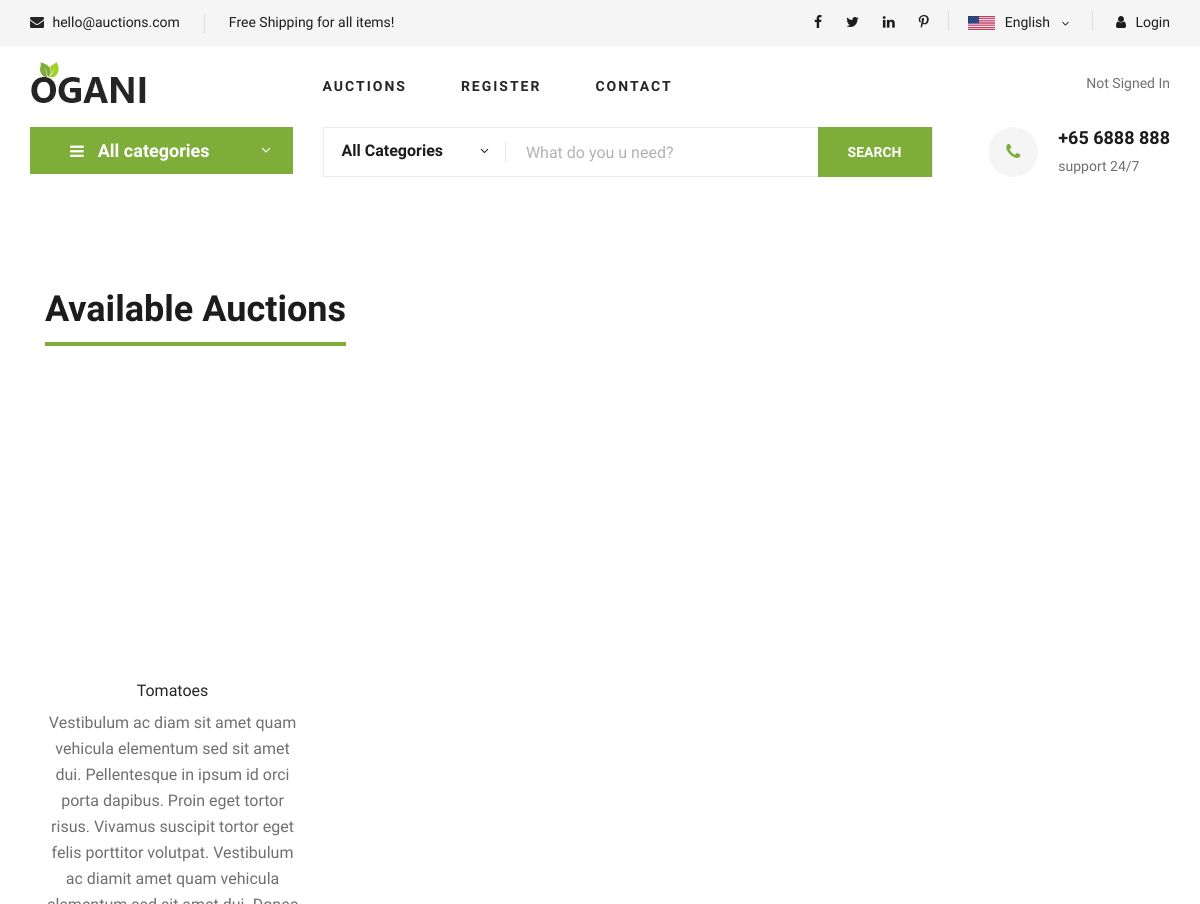
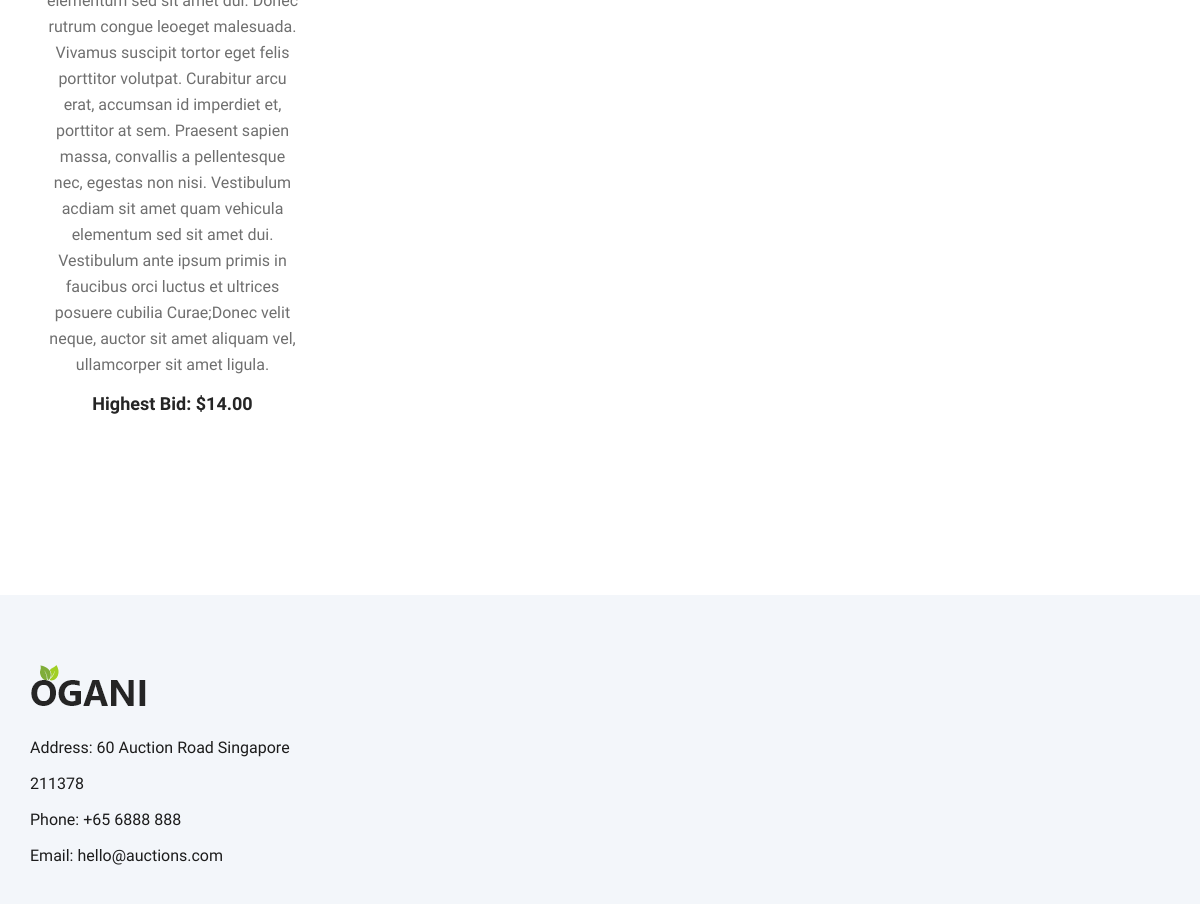
Page /category/Fashion on the earlier database version (2 pictures, top to bottom).
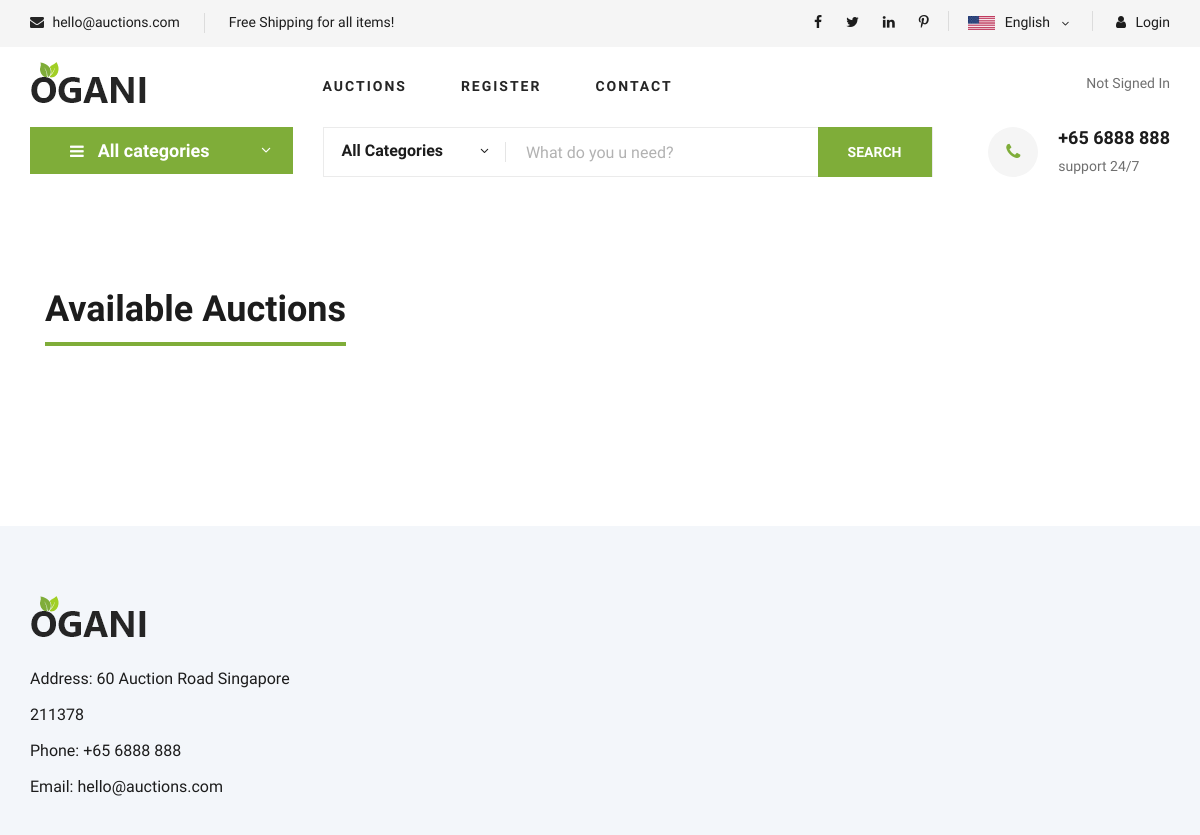
Same page on the later database version.
### auctions/models.py (models this page shows, shortened)
class Auction(models.Model):
    CATEGORIES=[
        ('Fashion', 'Fashion'),
        ('Toys', 'Toys'),
        ('Electronics', 'Electronics'),
        ('Home', 'Home'),
        ('Others', 'Others'),
    ]
    auction_name = models.CharField(max_length=128, default="")
    description = models.TextField()
    start_price = models.DecimalField(max_digits=9, decimal_places=2)
    close_price = models.DecimalField(null=True, blank=True, max_digits=9, decimal_places=2)
    created_time = models.DateTimeField(auto_now_add=True)
    close_time = models.DateTimeField(null=True, blank=True)
    image_url = models.URLField(null=True, blank=True)
    category = models.CharField(max_length=128, choices=CATEGORIES, default='Fashion')
    open_status = models.BooleanField(default=True)
    creator = models.ForeignKey(User, on_delete=models.CASCADE, related_name="auction_owner")
    winner = models.ForeignKey(User, on_delete=models.CASCADE, related_name="auction_winner", null=True, blank=True)
    class Meta:
        ordering = ['-created_time']

### auctions/views.py (the view)
# urls.py: path("category/<str:category>", views.show_categories, name="show-category"),
def show_categories(request, category):
    auction = Auction.objects.filter(category=category)
    return render(request, "auctions/index.html", {
                            'category_name': category,
                            'auctions': auction,
                            'categories': categories,})

### auctions/templates/auctions/index.html (shortened to what this page needs)
{% extends "auctions/layout.html" %}
{% load static %}
{% block body %}
<section class="product spad">
    <div class="container">
        <div class="col-lg-12 col-md-12">
            <div class="product__discount">
                <div class="section-title product__discount__title">
                    <h2>Available Auctions</h2>
                </div>
                <div class="row">
                    {% for auction in auctions %}
                    {% if auction.open_status %}
                    <div class="col-lg-3 col-md-6 col-sm-6">
                        <div class="product__item">
                            <div class="product__item__pic set-bg" data-setbg="{{auction.image_url}}">
                            </div>
                            <div class="product__item__text">
                                <h6><a href="{% url 'view-auction' auction.id %}">{{auction.auction_name}}</a></h6>
                                <p>{{auction.description}}</p>
                                {% if auction.close_price %}
                                <h5>Highest Bid: ${{auction.close_price}}</h5>
                                {% else %}
                                <h5>Price: ${{auction.start_price}}</h5>
                                {% endif%}
                            </div>
                        </div>
                    </div>
                    {% endif%}
                    {% endfor%}
                </div>
            </div>
        </div>
    </div>
</section>
{% endblock %}

Differences in the rows shown:
no longer on this page (row edited): Auction: open_status True (drawn), auction_name "Tomatoes", description "Vestibulum ac diam sit amet quam vehicula elementum sed sit amet dui. Pellentesque in ipsum id orci porta dapibus. Proin eget tortor risus. Vivamus suscipit tortor eget felis porttitor volutpat. Vestibulum ac diamit amet quam vehicula elementum sed sit amet dui. Donec rutrum congue leoeget malesuada. Vivamus suscipit tortor eget felis porttitor volutpat. Curabitur arcu erat, accumsan id imperdiet et, porttitor at sem. Praesent sapien massa, convallis a pellentesque nec, egestas non nisi. Vestibulum acdiam sit amet quam vehicula elementum sed sit amet dui. Vestibulum ante ipsum primis in faucibus orci luctus et ultrices posuere cubilia Curae;Donec velit neque, auctor sit amet aliquam vel,…", close_price "14.00"
